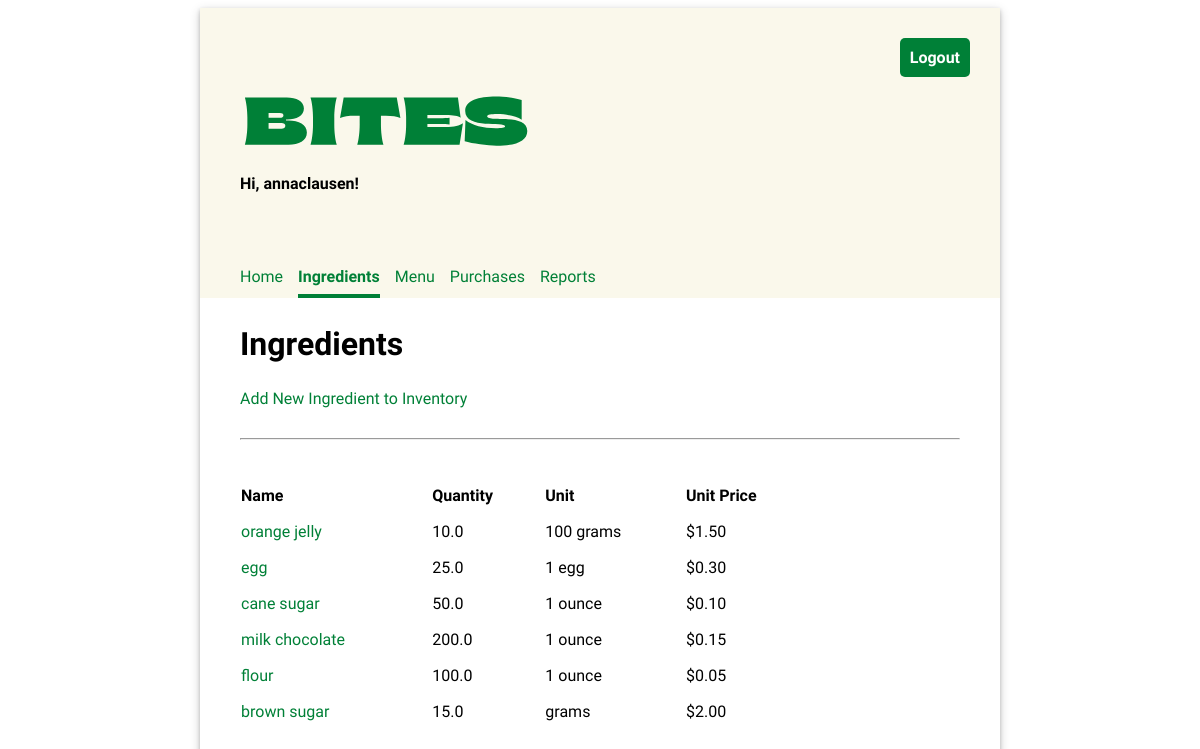
/ingredients/ (signed in), run on the app's committed database.
### inventory/models.py (models this page shows, shortened)
class Ingredient(models.Model):
    name = models.CharField(max_length=200, unique=True)
    quantity = models.FloatField(default=0)
    unit = models.CharField(max_length=200)
    price_per_unit = models.FloatField(default=0)

### inventory/views.py (the view)
# urls.py: path('ingredients/', views.IngredientsView.as_view(), name="ingredients"),
class IngredientsView(LoginRequiredMixin, ListView):
    template_name = "inventory/ingredients_list.html"
    model = Ingredient

### inventory/templates/inventory/ingredients_list.html (shortened to what this page needs)
{% extends 'base.html' %}
{% load static %}
{% block content %}
    <h2>Ingredients</h2>
    <a href="{% url 'add_ingredient' %} ">Add New Ingredient to Inventory</a>
    <hr/>
    <table class="inventory-table">
        <thead>
            <tr>
                <th>Name</th>
                <th>Quantity</th>
                <th>Unit</th>
                <th>Unit Price</th>
            </tr>
        </thead>
        <tbody>
        {% for ingredient in object_list %}
            <tr>
                <td>
                    <a href="{% url "update_ingredient" ingredient.id %}">{{ ingredient.name }}</a>
                </td>
                <td>{{ ingredient.quantity }}</td>
                <td>{{ ingredient.unit }}</td>
                <td class="price">${{ ingredient.price_per_unit|stringformat:".2f" }}</td>
            </tr>
        {% endfor %}
        </tbody>
    </table>
{% endblock %}

### inventory/templates/base.html (shortened to what this page needs)
{% load static %}
<!DOCTYPE html>
<html>
<head>
  <link rel="stylesheet" type="text/css" href="{% static 'inventory/style.css' %}" />
</head>
<body>
  <div class="app">
  <header>
    <div class="header-first-row">
      <img class="logo" src="{% static 'inventory/bites-logo.svg' %}" />
      {% if user.is_authenticated %}
      <a class="logout" href="/logout">Logout</a>
      {% endif %}
    </div>
    {% if user.is_authenticated %}
      <p class="greeting">Hi, {{ user.username }}!</p>
      <nav class="navbar">
        {% url 'home' as home_url %}
        {% url 'ingredients' as ingredients_url %}
        {% url 'menu' as menu_url %}
        {% url 'purchases' as purchases_url %}
        {% url 'reports' as reports_url %}
        <a class="nav-item{% if request.path == home_url %} current-page{% endif %}" href="{% url 'home' %}">Home</a>
        <a class="nav-item{% if request.path == ingredients_url %} current-page{% endif %}" href="{% url 'ingredients' %}">Ingredients</a>
        <a class="nav-item{% if request.path == menu_url %} current-page{% endif %}" href="{% url 'menu' %}">Menu</a>
        <a class="nav-item{% if request.path == purchases_url %} current-page{% endif %}" href="{% url 'purchases' %}">Purchases</a>
        <a class="nav-item{% if request.path == reports_url %} current-page{% endif %}" href="{% url 'reports' %}">Reports</a>
      </nav>
    {% endif %}
  </header>
  <main>
    {% block content %}{% endblock %}
  </main>
  </div>
</body>
</html>

### inventory/static/inventory/style.css (style rules this page uses)
body { font-family: 'Oxygen', sans-serif; }
hr { margin: 30px 0; }
header { background-color: #FAF8EB; min-height: 200px; display: flex; align-items: center; flex-direction: column; align-items: flex-start; padding-left: 40px; }
main { display: flex; flex-direction: column; padding: 0 40px 20px 40px; justify-content: center; }
main h2 { font-size: 2em; }
.app { min-width: 800px; max-width: 60%; margin: 0 auto; box-shadow: 0 2px 4px 0 rgba(0, 0, 0, 0.2), 0 3px 10px 0 rgba(0, 0, 0, 0.19); }
header p { font-weight: bold; }
.navbar { margin-top: 50px; display: flex; width: 100%; }
.navbar a { text-decoration: none; padding: 8px 0; color: #008037; margin-right: 15px; }
.navbar a:hover, .navbar .current-page { border-bottom: solid 4px #008037; border-spacing: 0 15px; font-weight: bold; }
main table { text-align: left; border-collapse: separate; border-spacing: 0 15px; width: 80%; }
.header-first-row { width: 100%; display: flex; justify-content: space-between; }
.logout { height: max-content; text-align: center; text-decoration: none; border: 0px; background-color: #008037; border-radius: 5px; color: white; padding: 10px; font-weight: bold; margin: 30px; font-size: 1em; }
.logo { margin-top: 75px; }
a { text-decoration: none; color: #008037; }

### data on the page
Ingredient: name "orange jelly", quantity "10.0", unit "100 grams", price_per_unit "1.50"
Ingredient: name "egg", quantity "25.0", unit "1 egg", price_per_unit "0.30"
Ingredient: name "cane sugar", quantity "50.0", unit "1 ounce", price_per_unit "0.10"
Ingredient: name "milk chocolate", quantity "200.0", unit "1 ounce", price_per_unit "0.15"
Ingredient: name "flour", quantity "100.0", unit "1 ounce", price_per_unit "0.05"
Ingredient: name "brown sugar", quantity "15.0", unit "grams", price_per_unit "2.00"

### other printed values
{{ user.username }} "annaclausen"
